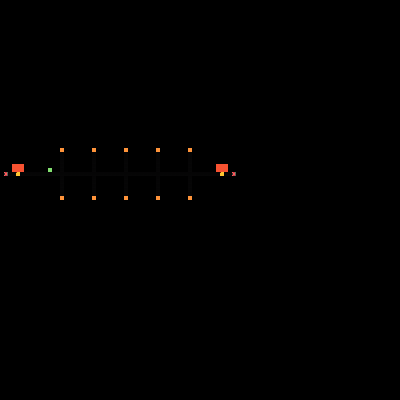
#> input picture Lvlup/images/map.PNG, 400 x 400 px, found by its file name
$ python Hp.py
#> lines starting #> are read from the running program, lines starting #| are printed output that depends on the picture; after the words box and inside, x2 and y2 are one past the last pixel; in counts of white or black regions, pixels touching at a corner belong together
import cv2
import networkx as nx
import math
import time
import pyautogui
import json

def load_overlay(overlay_path):
    """Load the overlay image and convert it to a binary image."""
#> called with overlay_path = 'images/map.PNG'
    overlay = cv2.imread(overlay_path)
#> overlay is the input picture: shape (400, 400, 3); mean B, G, R 0.2, 0.4, 0.7
    # Convert the overlay to grayscale
    overlay_gray = cv2.cvtColor(overlay, cv2.COLOR_BGR2GRAY)
    # Threshold the grayscale image to create a binary image
    _, overlay_bin = cv2.threshold(overlay_gray, 1, 255, cv2.THRESH_BINARY)
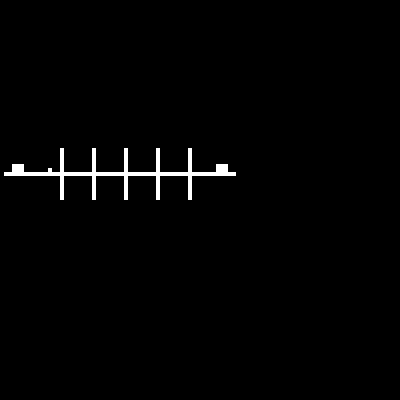
#> overlay_bin: shape (400, 400); 1.3% white; 1 white region, box (x1, y1, x2, y2) and area: (4, 148, 236, 200) 2096
    return overlay_bin

def find_path(start, target, overlay):
    """Find the shortest path from start to target on the overlay."""
    # Create a graph from the overlay image
    graph = nx.grid_2d_graph(*overlay.shape[::-1])

    # Remove nodes corresponding to black pixels (obstacles) in the overlay
    for y, row in enumerate(overlay):
        for x, value in enumerate(row):
            if value == 0:
                graph.remove_node((x, y))

    # Find the shortest path using A*
    path = nx.astar_path(graph, start, target)
    return path

def calculate_distances(path_coords):
    """Calculate the distances traveled in each direction along the path, including stops at waypoints."""
    distances = []
    prev_coord = path_coords[0]
    prev_direction = None
    last_dx, last_dy = 0, 0

    for i in range(1, len(path_coords)):
        coord = path_coords[i]
        prev_coord = path_coords[i-1]
        dx = coord[0] - prev_coord[0]
        dy = coord[1] - prev_coord[1]

        if dx == 0 and dy == 0:
            continue

        if abs(dx) > abs(dy):
            if dx > 0:
                direction = "right"
            else:
                direction = "left"
        else:
            if dy > 0:
                direction = "down"
            else:
                direction = "up"

        if prev_direction is None:
            prev_direction = direction

        if direction != prev_direction or i == len(path_coords) - 1:
            distance = math.sqrt(last_dx**2 + last_dy**2) / 3.74  # Assuming 15 units per pixel
            if distance >= 1:
                distances.append((prev_direction, int(distance)))
            prev_direction = direction
            last_dx, last_dy = dx, dy
        else:
            last_dx += dx
            last_dy += dy

    # Append a "stop" at the end of the path
    distances.append(("stop", 1))

    return distances

def save_distances_to_json(all_distances):
    """Save all distances to a single JSON file."""
    with open("all_distances.json", 'w') as f:
        json.dump(all_distances, f, indent=4)
    print("All distances saved to all_distances.json")

def movetoend_HP(path_grid, num):
    path = path_grid[num]
    for direction, distance in path:
        if direction in ["right", "left", "down", "up"]:
            for _ in range(distance):
                if direction == "right":
                    pyautogui.keyDown("D")
                    time.sleep(0.05)
                    pyautogui.keyUp("D")
                elif direction == "left":
                    pyautogui.keyDown("A")
                    time.sleep(0.05)
                    pyautogui.keyUp("A")
                elif direction == "down":
                    pyautogui.keyDown("S")
                    time.sleep(0.05)
                    pyautogui.keyUp("S")
                elif direction == "up":
                    pyautogui.keyDown("W")
                    time.sleep(0.05)
                    pyautogui.keyUp("W")
        elif direction == "stop":
            pass

# Example usage
if __name__ == "__main__":
    overlay_path = r"images/map.PNG"  # Replace with your overlay image path
    overlay = load_overlay(overlay_path)

    points = [(61, 153), (93, 153), (125, 153), (157, 153), (189, 153),
              (189, 194), (157, 194), (125, 194), (93, 194), (61, 194)]

    all_distances = {}

    for idx, start in enumerate(points):
        print(start)
        target = (49, 173)  # Replace with your target coordinates
        path_coords = find_path(start, target, overlay)
        distances = calculate_distances(path_coords)
        all_distances[f"point_{idx+1}"] = distances
#> this loop made 10 passes
#> distances on passes 1 to 10: [('down', 5), ('left', 2), ('stop', 1)], [('down', 5), ('left', 11), ('stop', 1)], [('down', 5), ('left', 20), ('stop', 1)], [('down', 5), ('left', 28), ('stop', 1)], [('down', 5), ('left', 37), ('stop', 1)], [('up', 5), ('left', 37), ('stop', 1)], [('up', 5), ('left', 28), ('stop', 1)], [('up', 5), ('left', 20), ('stop', 1)], [('up', 5), ('left', 11), ('stop', 1)], [('up', 5), ('left', 2), ('stop', 1)]
#> after the loop, all_distances = 10 items

    save_distances_to_json(all_distances)
